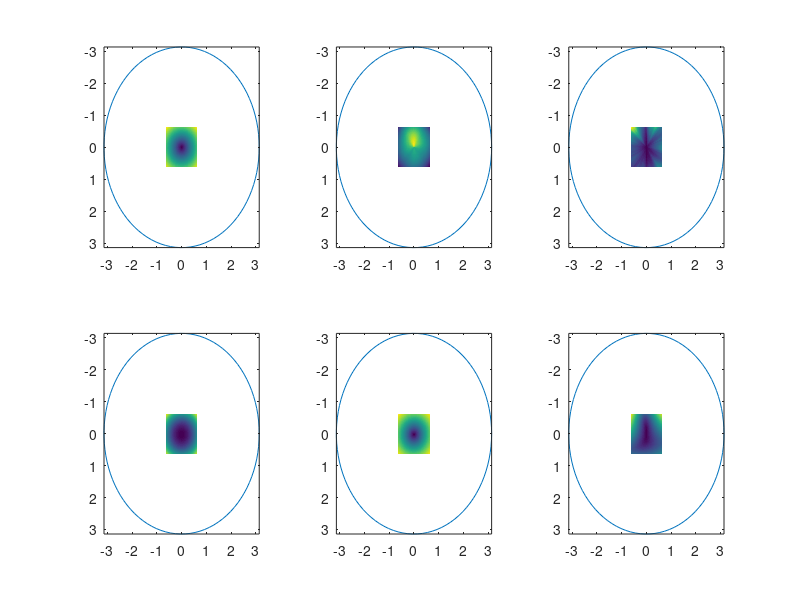

The MATLAB source for this figure:
%% Analize unitary rotation

%% Generate data
p = 0.5;
n = 1000;
X = randn(n,3);
P = binornd(1,p,n,1);
Y = randn(n,3).*P+X.*(1-P);
tol = 1E-15;

%% Find principal directions
[~,S,V] = svd(X,0);

%% Precompute entries
% Difference
XmY = diag((X-Y)*(X-Y)');
YcX = cross(Y,X);
XdY = diag(X*Y');

%% Define directions
V1 = sum(YcX)';
V1 = V1/norm(V1);
V2 = cross(cross(V1,V(:,1)),V1);
V2 = V2/norm(V2);
%% Project in directions
V1YcX = YcX * V1;
V2YcX = YcX * V2;

V1X = X * V1;
V2X = X * V2;

V1Y = Y * V1;
V2Y = Y * V2;

%% Objective function
f = @(a,b) XmY - 2*sin(sqrt(a^2+b^2))/max(sqrt(a^2+b^2),tol)*(a*V1YcX + b*V2YcX) + 2*(1-cos(sqrt(a^2+b^2)))*(XdY - 1./max(a^2+b^2,tol)*(a^2*V1X.*V1Y+a*b*(V1Y.*V2X+V1X.*V2Y)+b^2*V2Y.*V2X));

%% Gradient w
fw     = @(a,b) -2*((1-cos(sqrt(a^2+b^2)))/max(sqrt(a^2+b^2),tol)*(Y.*(a*V1X+b*V2X)+X.*(a*V1Y+b*V2Y))+sin(sqrt(a^2+b^2))*YcX);
ftheta = @(a,b) - 2*cos(sqrt(a^2+b^2))/max(sqrt(a^2+b^2),tol)*(a*V1YcX + b*V2YcX) + 2*sin(sqrt(a^2+b^2))*(XdY - 1./max(a^2+b^2,tol)*(a^2*V1X.*V1Y+a*b*(V1Y.*V2X+V1X.*V2Y)+b^2*V2Y.*V2X));

projw  = @(a,b) eye(3) - 1/max(a^2+b^2,tol)*(a^2*(V1*V1')+b^2*(V2*V2')+a*b*(V1*V2'+V2*V1')); 

%% Generate angles


m = 100;
lA = pi/5;
lB = pi/5;
 
vA = linspace(-lA,lA,2*m);
vB = linspace(-lB,lB,2*m);
[B, A] = meshgrid(vB,vA);

%% Add differences

Col1 = zeros(numel(vA),numel(vB));
Col2 = zeros(numel(vA),numel(vB));

Norm_Grad1 = zeros(numel(vA),numel(vB));
Norm_Grad2 = zeros(numel(vA),numel(vB));

Norm_dpsi1 = zeros(numel(vA),numel(vB));
Norm_dpsi2 = zeros(numel(vA),numel(vB));

for id_a = 1:numel(vA)
    id_a
    for id_b = 1:numel(vB)
        vObj = f(vA(id_a),vB(id_b));
        Col1(id_a,id_b) = sum(sqrt(vObj));
        Col2(id_a,id_b) = sum(vObj);
        
        vecw = fw(vA(id_a),vB(id_b));
        Norm_Grad1(id_a,id_b) = norm(sum(vecw./max(sqrt(vObj),tol))*projw(vA(id_a),vB(id_b)));
        Norm_Grad2(id_a,id_b) = norm(sum(vecw)*projw(vA(id_a),vB(id_b)));

        vectheta = ftheta(vA(id_a),vB(id_b));
        Norm_dpsi1(id_a,id_b) = abs(sum(vectheta./max(sqrt(vObj),tol)));
        Norm_dpsi2(id_a,id_b) = abs(sum(vectheta));
    end
end
%% Plot Norms
figure()
subplot(2,3,1);
imagesc([-lA,lA],[-lB,lB],Col1);
hold on;
plot(pi*cos(linspace(0,2*pi,100)),pi*sin(linspace(0,2*pi,100)));
hold off;

subplot(2,3,4);
imagesc([-lA,lA],[-lB,lB],Col2);
hold on;
plot(pi*cos(linspace(0,2*pi,100)),pi*sin(linspace(0,2*pi,100)));
hold off;

subplot(2,3,2);
imagesc([-lA,lA],[-lB,lB],Norm_dpsi1);
hold on;
plot(pi*cos(linspace(0,2*pi,100)),pi*sin(linspace(0,2*pi,100)));
hold off;

subplot(2,3,5);
imagesc([-lA,lA],[-lB,lB],Norm_dpsi2);
hold on;
plot(pi*cos(linspace(0,2*pi,100)),pi*sin(linspace(0,2*pi,100)));
hold off;

subplot(2,3,3);
imagesc([-lA,lA],[-lB,lB],(Norm_Grad1));
hold on;
plot(pi*cos(linspace(0,2*pi,100)),pi*sin(linspace(0,2*pi,100)));
hold off;

subplot(2,3,6);
imagesc([-lA,lA],[-lB,lB],(Norm_Grad2));
hold on;
plot(pi*cos(linspace(0,2*pi,100)),pi*sin(linspace(0,2*pi,100)));
hold off;